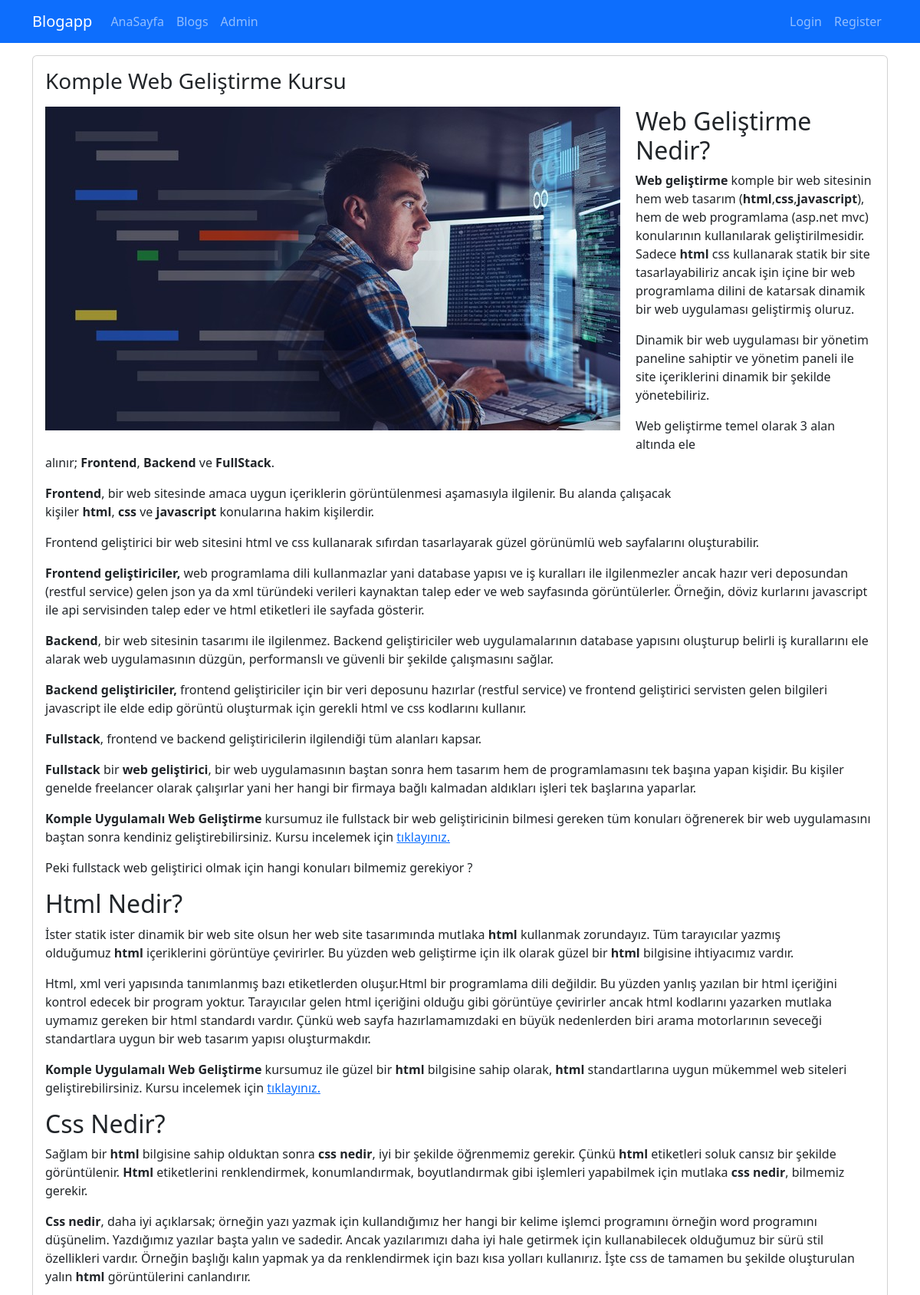
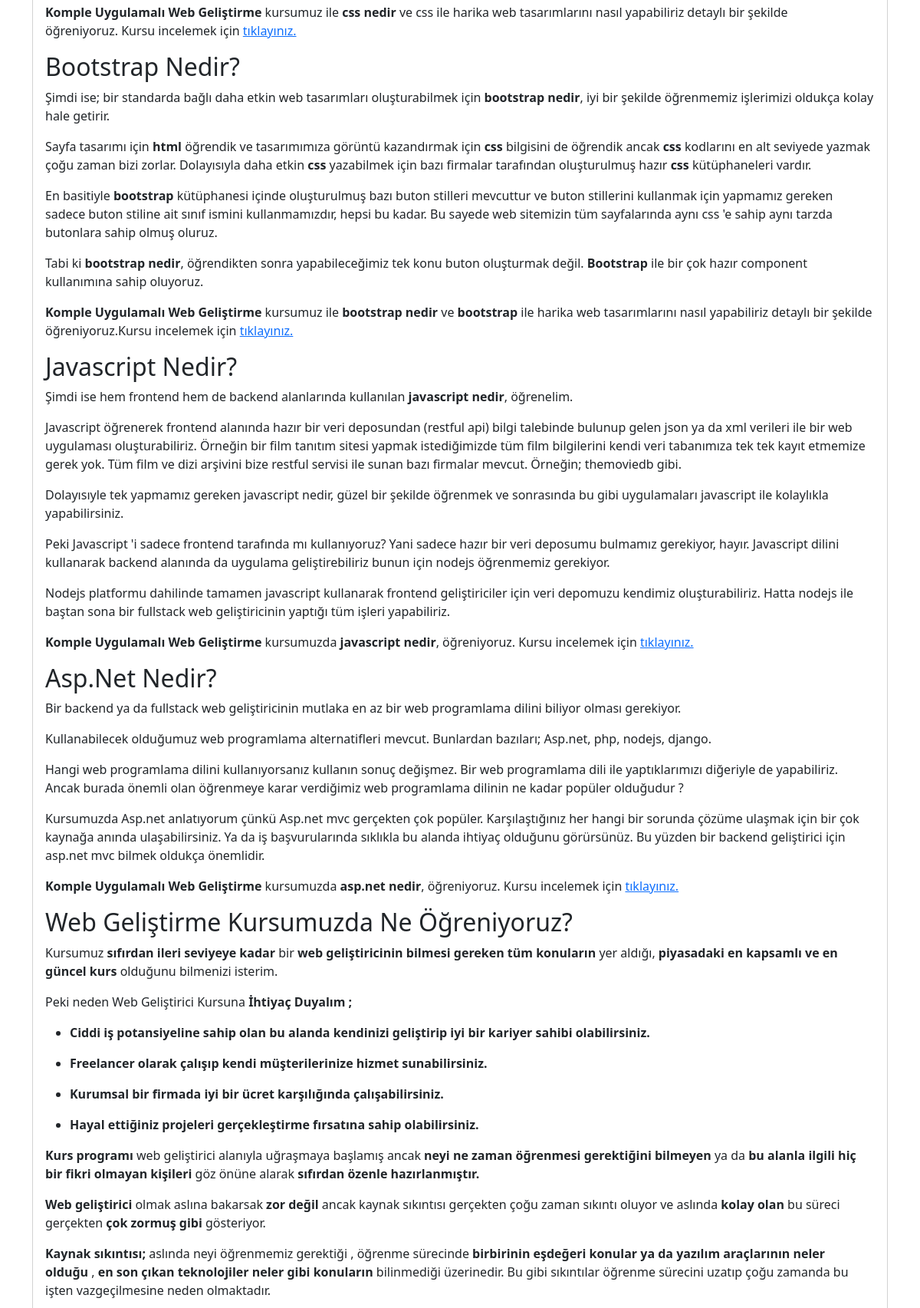
Screenshot of /blogs/komple-web-gelistirme-kursu (upper part) with the database file from the repository (2 pictures, top to bottom).
### blog/models.py (models this page shows, shortened)
class Blog(models.Model):
    title = models.CharField(max_length=200)
    image = models.ImageField(upload_to="blogs")
    description = RichTextField()
    is_active = models.BooleanField(default=False)
    is_home = models.BooleanField(default=False)
    slug = models.SlugField(null=False, blank=True, unique=True, db_index=True, editable=False)
    categories = models.ManyToManyField(Category,blank=True)

### blog/views.py (the view)
# urls.py: path("blogs/<slug:slug>", views.blog_details,name="blog_details"),
def blog_details(request, slug):
    blog = Blog.objects.get(slug=slug)
    return render(request, 'blog/blog_details.html', {"blog": blog})

### blog/templates/blog/blog_details.html (shortened to what this page needs)
{% extends "base.html" %}
{% load static %}
{% block content %}
    <div class="container mt-3">
        <div class="row">
            <div class="col-12">
                <div class="card mb-3">
                    <div class="row">
                        <div class="col-md-12">
                            <div class="card-body">
                                <h1 class="card-title h3 mb-3">
                                        {{ blog.title|title }}
                                </h1>
                                        <img src="{{ blog.image.url }}" alt="" class="img-fluid" style="float: left; margin-right: 20px;margin-bottom: 20px">
                                <p class="card-text">{{ blog.description | safe }}  </p>
                            </div>
                        </div>
                    </div>
                </div>
            </div>
        </div>
    </div>
{% endblock %}

### rows the page displays
Blog: title "Komple Web Geliştirme Kursu", image (picture), description "Web Geliştirme Nedir? Web geliştirme komple bir web sitesinin hem web tasarım ( html , css , javascript ), hem de web programlama (asp.net mvc) konularının kullanılarak geliştirilmesidir. Sadece html css kullanarak statik bir site tasarlayabiliriz ancak işin içine bir web programlama dilini de katarsak dinamik bir web uygulaması geliştirmiş oluruz. Dinamik bir web uygulaması bir yönetim paneline sahiptir ve yönetim paneli ile site içeriklerini dinamik bir şekilde yönetebiliriz. Web geliştirme temel olarak 3 alan altında ele alınır; Frontend , Backend ve FullStack . Frontend , bir web sitesinde amaca uygun içeriklerin görüntülenmesi aşamasıyla ilgilenir. Bu alanda çalışacak kişiler html ,…"
